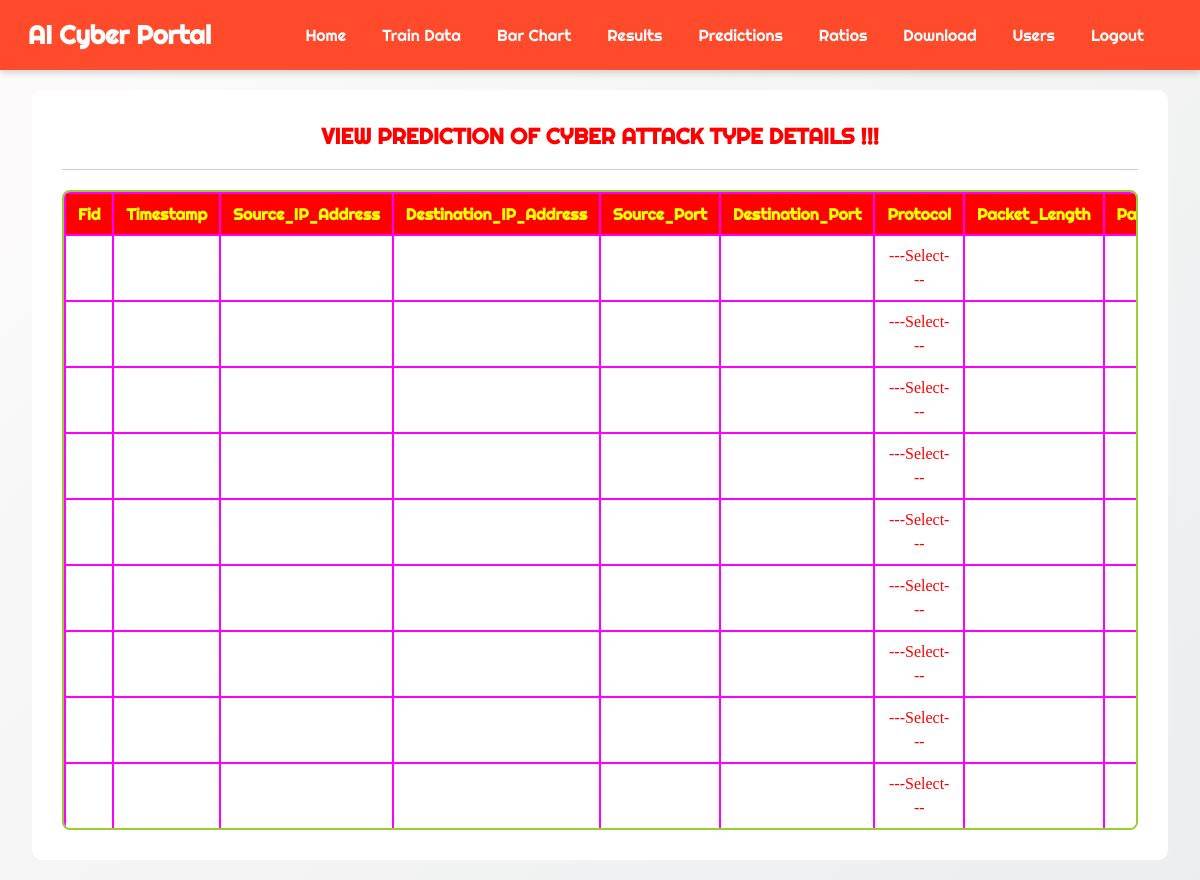
Screenshot of /View_Prediction_Of_Cyber_Attack_Type/ with the database file from the repository.
### Remote_User/models.py (models this page shows)
class cyber_attack_detection(models.Model):
    Fid = models.TextField(null=True, blank=True)
    Timestamp = models.TextField(null=True, blank=True)
    Source_IP_Address = models.TextField(null=True, blank=True)
    Destination_IP_Address = models.TextField(null=True, blank=True)
    Source_Port = models.TextField(null=True, blank=True)
    Destination_Port = models.TextField(null=True, blank=True)
    Protocol = models.TextField(null=True, blank=True)
    Packet_Length = models.TextField(null=True, blank=True)
    Packet_Type = models.TextField(null=True, blank=True)
    Traffic_Type = models.TextField(null=True, blank=True)
    Payload_Data = models.TextField(null=True, blank=True)
    Malware_Indicators = models.TextField(null=True, blank=True)
    Anomaly_Scores = models.TextField(null=True, blank=True)
    Alerts_Warnings = models.TextField(null=True, blank=True)
    Attack_Signature = models.TextField(null=True, blank=True)
    Action_Taken = models.TextField(null=True, blank=True)
    Severity_Level = models.TextField(null=True, blank=True)
    Device_Information = models.TextField(null=True, blank=True)
    Network_Segment = models.TextField(null=True, blank=True)
    Geo_City_location_Data = models.TextField(null=True, blank=True)
    Proxy_Information = models.TextField(null=True, blank=True)
    Firewall_Logs = models.TextField(null=True, blank=True)
    IDS_IPS_Alerts = models.TextField(null=True, blank=True)
    Log_Source = models.TextField(null=True, blank=True)
    Prediction = models.TextField(null=True, blank=True)

### Service_Provider/views.py (the view)
# urls.py: re_path(r'^View_Prediction_Of_Cyber_Attack_Type/$', serviceprovider.View_Prediction_Of_Cyber_Attack_Type, name="View_Prediction_Of_Cyber_Attack_Type"),
def View_Prediction_Of_Cyber_Attack_Type(request):
    obj = cyber_attack_detection.objects.all()
    return render(request, 'SProvider/View_Prediction_Of_Cyber_Attack_Type.html', {'list_objects': obj})

### Template/htmls/SProvider/View_Prediction_Of_Cyber_Attack_Type.html (shortened to what this page needs)
{% extends 'SProvider/Header.html' %}
{% block researchblock %}
<body>
  <div class="container-fluid">
    <div class="container">
      <form role="form" method="POST">
        <fieldset>
          <p class="text-uppercase pull-center style1">
            View Prediction Of Cyber Attack Type Details !!!
          </p>
          <hr>
          <div class="table-container">
            <table>
              <tr>
                <th>Fid</th>
                <th>Timestamp</th>
                <th>Source_IP_Address</th>
                <th>Destination_IP_Address</th>
                <th>Source_Port</th>
                <th>Destination_Port</th>
                <th>Protocol</th>
                <th>Packet_Length</th>
                <th>Packet_Type</th>
              </tr>
              {% for object in list_objects %}
              <tr>
                <td>{{object.Fid}}</td>
                <td>{{object.Timestamp}}</td>
                <td>{{object.Source_IP_Address}}</td>
                <td>{{object.Destination_IP_Address}}</td>
                <td>{{object.Source_Port}}</td>
                <td>{{object.Destination_Port}}</td>
                <td>{{object.Protocol}}</td>
                <td>{{object.Packet_Length}}</td>
                <td>{{object.Packet_Type}}</td>
              </tr>
              {% endfor %}
            </table>
          </div>
        </fieldset>
      </form>
    </div>
  </div>
</body>
{% endblock %}

### Template/htmls/SProvider/Header.html (style rules this page uses)
body { font-family: "Poppins", sans-serif; background: linear-gradient(135deg, #fdfbfb, #ebedee); color: #333; min-height: 100vh; margin: 0; }

### Template/htmls/SProvider/View_Prediction_Of_Cyber_Attack_Type.html (style rules this page uses)
body { background-color: #000000; overflow-x: hidden; margin: 0; font-family: 'Righteous', cursive; }
.container { background-color: white; padding: 30px; border-radius: 10px; box-shadow: 0 0 15px rgba(255, 255, 255, 0.2); }
.style1 { color: #FF0000; font-weight: bold; text-align: center; font-size: 22px; }
.table-container { border: 2px solid yellowgreen; border-radius: 8px; overflow-x: auto; overflow-y: hidden; width: 100%; max-height: 80vh; margin-top: 20px; }
table { width: 100%; border-collapse: collapse; text-align: center; min-width: 1000px; }
th, td { border: 2px solid #FF00FF; padding: 8px 12px; }
th { background-color: #FF0000; color: #FFFF00; font-weight: bold; font-size: 16px; }
td { color: red; font-family: fantasy; font-size: 16px; background-color: #FFFFFF; word-break: break-word; }

### rows the page displays
cyber_attack_detection: Protocol "---Select---"
cyber_attack_detection: Protocol "---Select---"
cyber_attack_detection: Protocol "---Select---"
cyber_attack_detection: Protocol "---Select---"
cyber_attack_detection: Protocol "---Select---"
cyber_attack_detection: Protocol "---Select---"
cyber_attack_detection: Protocol "---Select---"
cyber_attack_detection: Protocol "---Select---"
cyber_attack_detection: Protocol "---Select---"
